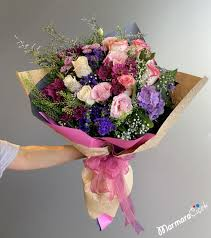
#> input picture cicek.jpeg, 211 x 238 px
$ python openCV_maskeleme10.py
#> lines starting #> are read from the running program, lines starting #| are printed output that depends on the picture; after the words box and inside, x2 and y2 are one past the last pixel; in counts of white or black regions, pixels touching at a corner belong together
import cv2 as cv
import numpy as np

resim=cv.imread("cicek.jpeg")
#> resim is the input picture: shape (238, 211, 3); mean B, G, R 133, 135.7, 150.8
az=np.array([0,150,25])
cok=np.array([255,255,255])
istenen=cv.inRange(resim,az,cok)
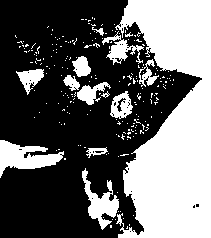
#> istenen: shape (238, 211); 40.3% white; 219 white regions (206 under 20 px), largest, box (x1, y1, x2, y2) and area: (115, 0, 211, 238) 15247, (0, 140, 64, 178) 1191, (82, 168, 119, 230) 869
sonuc=cv.bitwise_and(resim,resim,mask=istenen) # resımde gırsın resımden cıksın ve maskeleme ıslemısımız ıstenen dogrultusunda olsun
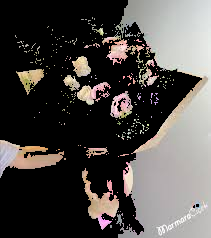
#> sonuc: shape (238, 211, 3); mean B, G, R 72.6, 75.2, 78.8
cv.imshow("orjinal",resim)
cv.imshow("inrange",istenen)
cv.imshow("soncu",sonuc)
cv.waitKey(0)

"""
bız burda maskeleme yapmıs oluyrouz cunku belırlı pıskel aralıgı arsındakı degerlere ulasmıs oluyoruz

bitwise_and fonksıuonu ıle bız resmı alırız ve renklı hale dnustururuz ardından ıstenmeyen bolgelerı de sılerız bu sayede sonucu ekranda gosterınce sadece ıstenen ksıımlaır gosteren bır maskleme yapmıs oluruz

"""

$ run again, with emineYuz.jpg copied over cicek.jpeg
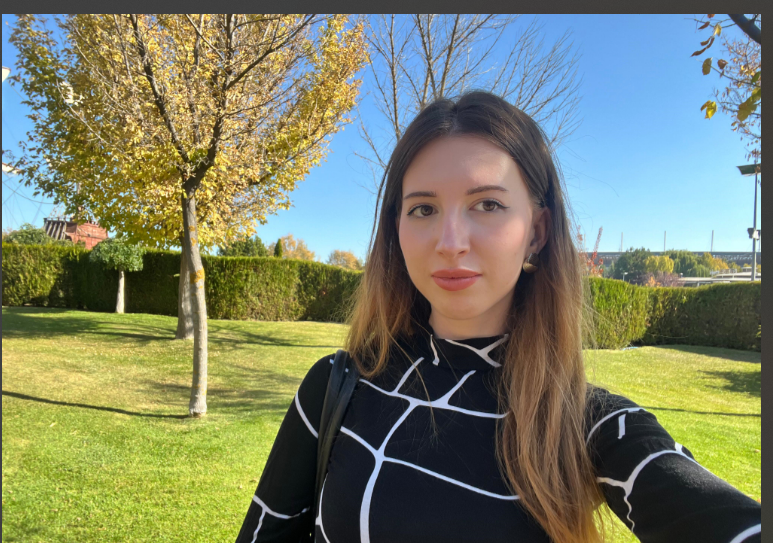
#> input picture emineYuz.jpg, 773 x 543 px
#> resim is the input picture: shape (543, 773, 3); mean B, G, R 103.9, 128.5, 122.3
#> `istenen=cv.inRange(resim,az,cok)`:
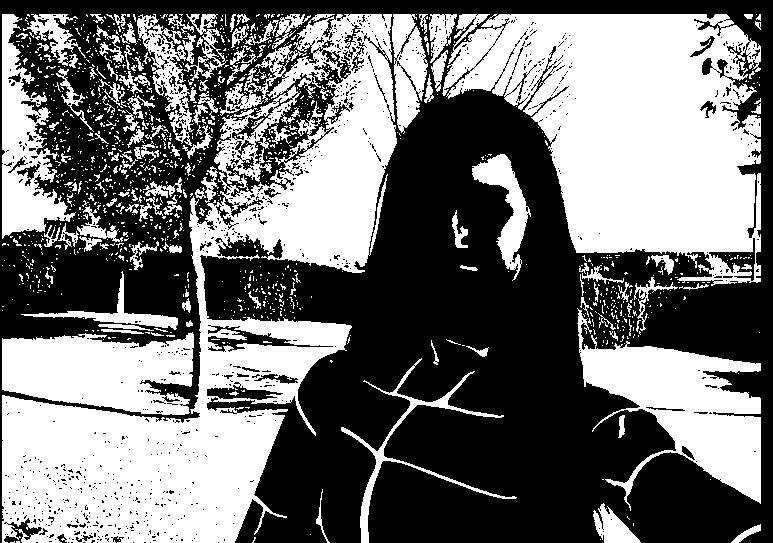
#> istenen: shape (543, 773); 45.2% white; 1235 white regions (1092 under 20 px), largest, box (x1, y1, x2, y2) and area: (2, 14, 397, 543) 70678, (442, 14, 761, 286) 54253, (577, 308, 761, 511) 15174
#> `sonuc=cv.bitwise_and(resim,resim,mask=istenen)`:
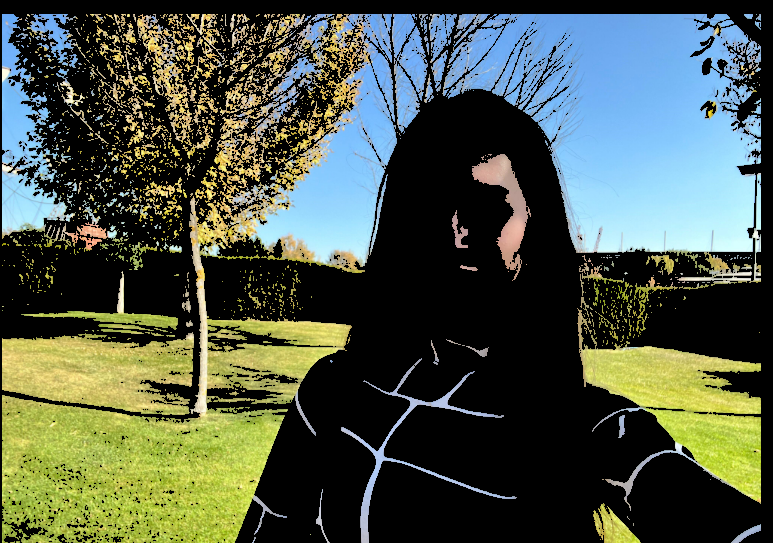
#> sonuc: shape (543, 773, 3); mean B, G, R 73, 86.9, 76.5
